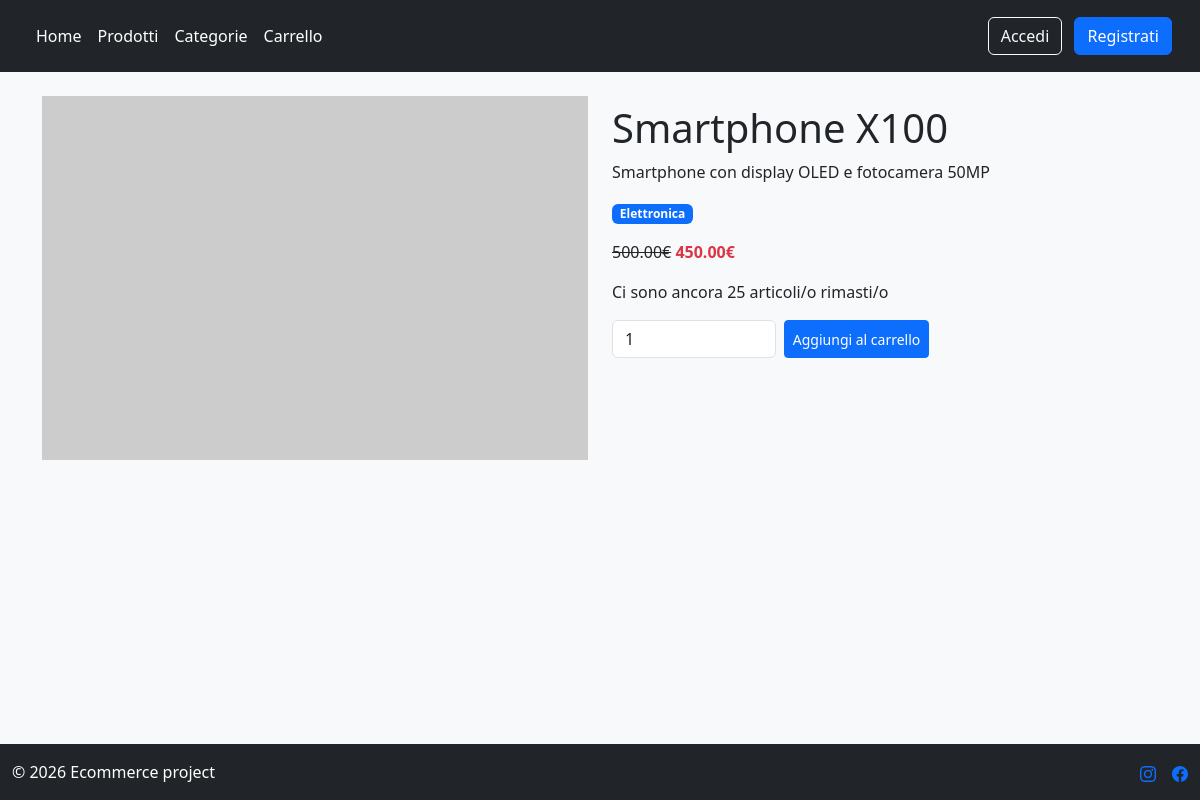
The page /products/products/2/smartphone-x100/ on the database as committed earlier.
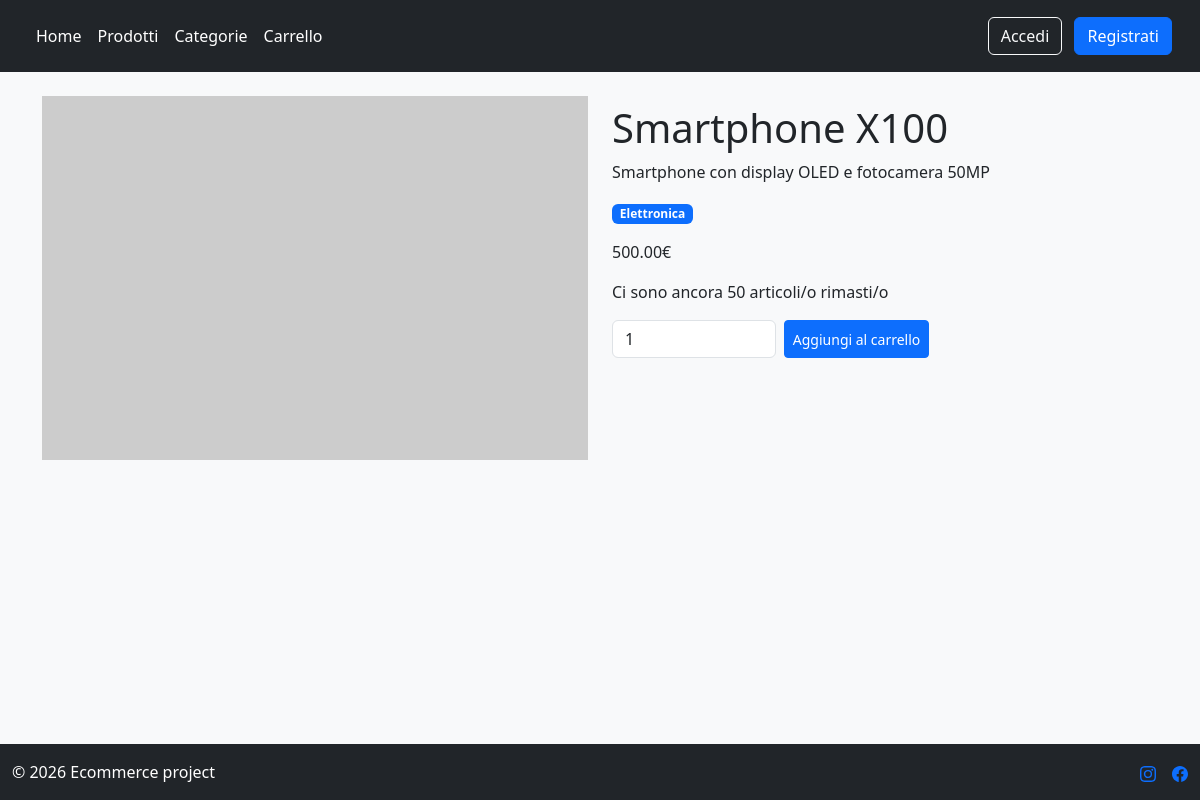
The same page on the database as committed later.
### products/models.py (models this page shows, shortened)
class Product(models.Model):
    name = models.CharField(max_length=50, blank=False, null=False)
    description = models.CharField(max_length=255, blank = True)
    price = models.DecimalField(max_digits=10, decimal_places=2, validators=[MinValueValidator(0)])
    stock = models.IntegerField(validators=[MinValueValidator(0)])
    discount = models.DecimalField(max_digits=5, decimal_places=2, default=0, validators=[MaxValueValidator(100), MinValueValidator(0)])
    categories = models.ManyToManyField(Tag)
    slug = models.SlugField(blank=True, unique=True)
    def final_price(self):
        return self.price * (1 - self.discount/100)

### products/views.py (the view)
# urls.py: path("products/<int:pk>/<slug:slug>/", ProductDetailView.as_view(), name="product_detail"),
class ProductDetailView(DetailView):
    model = Product
    template_name = "products/products_detail.html"
    context_object_name = "product"

### templates/products/products_detail.html (shortened to what this page needs)
{% extends "base.html" %}
{% block content %}
<div class="container">
    <div class="row">
        <div class="col-md-6">
            <img class="img-fluid" src="https://placehold.co/600x400?text={{ product.name }}">
        </div>
        <div class="col-md-6 mt-2">
            <h1>{{product.name}}</h1>
            <p>{{product.description}}</p>
            <div class="mb-3">
            {% for category in product.categories.all %}
                <a href="{% url "tag_detail" category.slug %}" class="badge bg-primary text-decoration-none"> {{category.name}} </a>
            {% endfor %}
            </div>
            {% if product.discount %}
            <p>
                <s>{{ product.price }}€</s>
                <strong class="text-danger">
                    {{ product.final_price|floatformat:2 }}€
                </strong>
            </p>
            {% else %}
            <p>{{ product.price }}€</p>
            {% endif %}
            <p>Ci sono ancora {{ product.stock }} articoli/o rimasti/o</p>
            <div class="mt-3">
                <form method="post" action="{% url 'add_to_cart' product.pk %}">
                    <div class="d-flex gap-2 mb-4">
                        <input type="number" name="quantity" {% if product.stock  %} value="1" min="1" max="{{product.stock}}" {% else %} value = "0" disabled{% endif %} class="form-control" style="width : 30%">
                        <button class="btn btn-sm btn-primary" {% if not product.stock %} disabled {% endif %}>
                            Aggiungi al carrello
                        </button>
                    </div>
                </form>
            </div>
        </div>
    </div>
</div>
{% endblock %}

Rows that differ between the two databases and show on the page:
changed Product "Smartphone X100": discount 10 → 0 (drawn); stock "25" → "50"; final_price "450.00" → (not shown)
